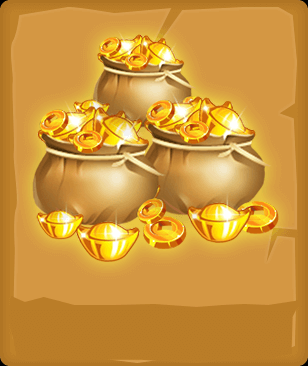

A level layout from a 2D game, rendered from its tile map. Below: a short description, then the map file with its tile-grid data intact:
An orthogonal 1x1 tile map with 308x366 px tiles, 1 tile layer (Tile Layer 1) and 9 objects.

<map version="2017.05.26" orientation="orthogonal" renderorder="right-down" width="1" height="1" tilewidth="308" tileheight="366" nextobjectid="20">
 <tileset firstgid="1" name="gold_board3" tilewidth="308" tileheight="366" tilecount="1" columns="1">
  <image source="gold_board3.png" width="308" height="366" />
 </tileset>
 <layer name="Tile Layer 1" width="1" height="1">
  <data encoding="csv">
1
</data>
 </layer>
 <objectgroup name="Twinkle">
  <object id="11" x="126.591" y="45.5" width="1" height="1" />
  <object id="12" x="166.227" y="56.7727" width="1" height="1" />
  <object id="13" x="75.5" y="120" width="1" height="1" />
  <object id="14" x="127" y="134" width="1" height="1" />
  <object id="15" x="180.5" y="112" width="1" height="1" />
  <object id="16" x="233" y="125.5" width="1" height="1" />
  <object id="17" x="227" y="214" width="1" height="1" />
  <object id="18" x="116.5" y="233.5" width="1" height="1" />
  <object id="19" x="66.5" y="218" width="1" height="1" />
 </objectgroup>
</map>
